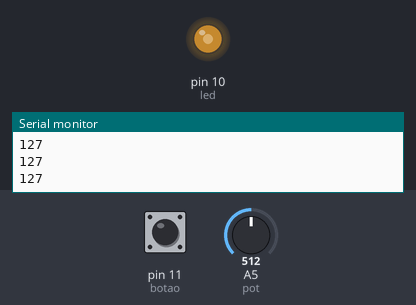
This sketch was run on a simulated Arduino Uno, built with avr-gcc and run on an emulated ATmega328P. Parts: output pins drawn as LEDs (lit = HIGH), the last lines printed to the serial monitor. The inputs (shaded band) are chosen by the test bench; at power-on: A5 (pot) = 512, pin 11 (botao) HIGH.

Above: at 1.2 s.
1.3 s: A5 (pot) set to 716
At 2.5 s:
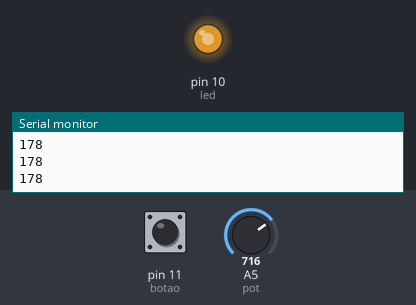
2.8 s: pin 11 (botao) pulled LOW for 0.15 s
At 3.9 s:
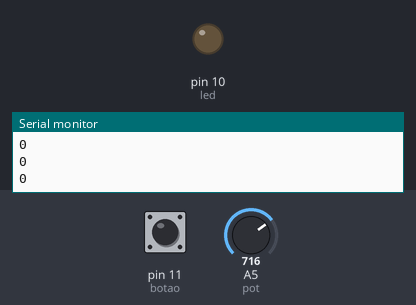
4.4 s: A5 (pot) set to 730
At 5.1 s:
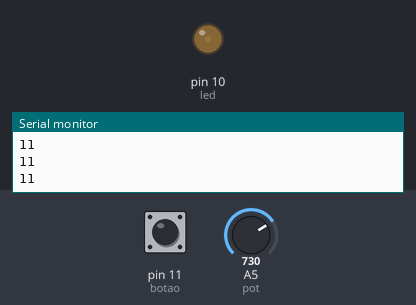
5.9 s: A5 (pot) set to 1023
At 6.3 s:
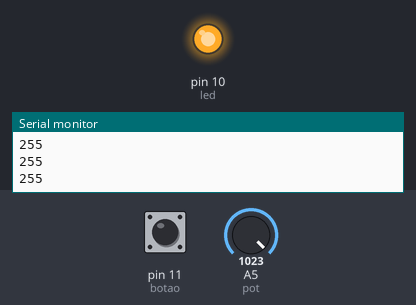
7.4 s: A5 (pot) set to 511
At 8.6 s:
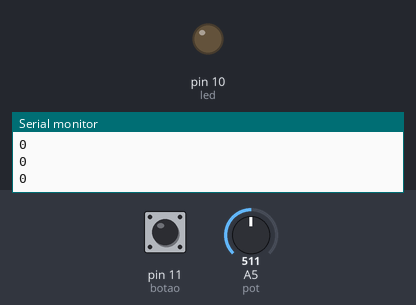
Timing chart, 0 to 9.9 s (numbered marks = the images above; inputs shaded):
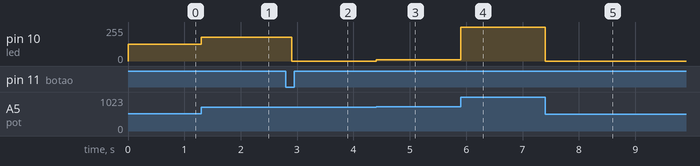

The sketch:

led.ino
```cpp
int led = 10;
int botao = 11;
int pot = A5;
void setup(){
  pinMode(led, OUTPUT);
  pinMode(botao, INPUT_PULLUP);
  pinMode(pot, INPUT);
  Serial.begin(9600);

}
int x;
int y = 0;
void loop(){
  if(map(analogRead(pot),y,1023,0,255) > 0){
     x = map(analogRead(pot),y,1023,0,255);
  }
  else{
     x=0;
  }
  analogWrite(led, x);
  Serial.println(x);
  if(digitalRead(botao) == LOW){
    y = analogRead(pot);
    delay(100);
  }

}
```

Measured:
- after the input at 1.3 s, pin 10 (led): 127/255 → 178/255 at once
- after the input at 2.8 s, pin 10 (led): 178/255 → 0/255 after 0.10 s
- after the input at 4.4 s, pin 10 (led): 0/255 → 11/255 at once
- after the input at 5.9 s, pin 10 (led): 11/255 → 255/255 at once
- after the input at 7.4 s, pin 10 (led): 255/255 → 0/255 at once
